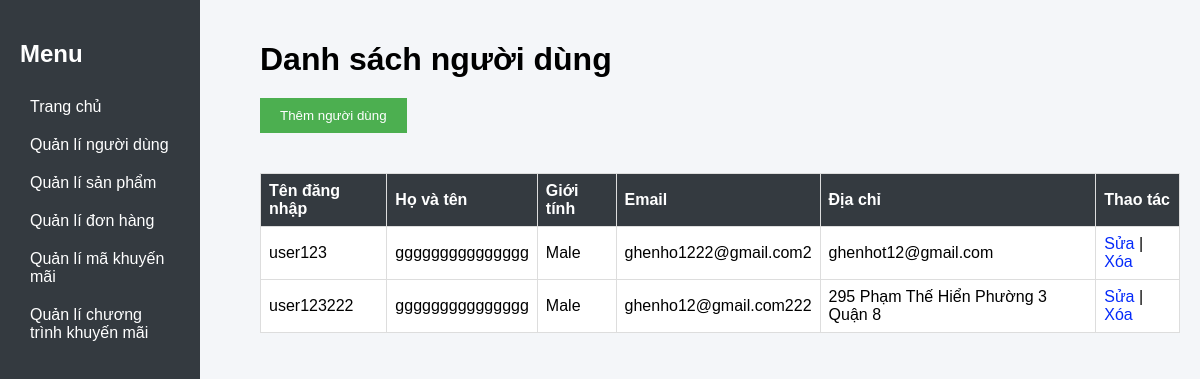
/layout/display_users_controller.php, run on an earlier commit of the app's database.
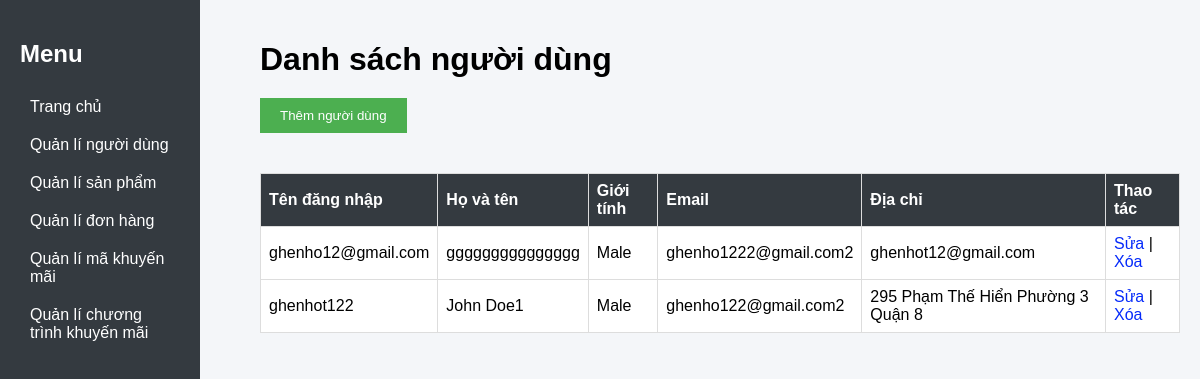
And on a later commit of the database.
### tables this page shows
CREATE TABLE `users` (
  `user_id` int(11) NOT NULL,
  `username` varchar(50) NOT NULL,
  `password` varchar(255) NOT NULL,
  `full_name` varchar(100) DEFAULT NULL,
  `sex` enum('Male','Female') DEFAULT NULL,
  `email` varchar(100) NOT NULL,
  `address` varchar(200) DEFAULT NULL,
  `type` enum('user','admin') NOT NULL
);

### layout/display_users_controller.php (called while the page is built)
<?php
include 'connect.php';
$sqldisplay_user = "SELECT * FROM users WHERE type = 'user'";
$resultdisplay_user = $conn->query($sqldisplay_user);
include 'view/display_users.php';
?>

### layout/view/display_users.php (the view, shortened to what this page needs)
<!DOCTYPE html>
<html>
<head>
    <link rel="stylesheet" href="/css/displayusers.css">
</head>
<body>
    <?php include 'admin_dashboard.php'; ?>
    <div class="danhsachnguoidung">
        <h1>Danh sách người dùng</h1>
        <button onclick="openModal()">Thêm người dùng</button>
        <?php
        if ($resultdisplay_user->num_rows > 0) {
            echo "<table border='1'>
                    <tr>
                        <th>ID</th>
                        <th>Tên đăng nhập</th>
                        <th>Mật khẩu</th>
                        <th>Họ và tên</th>
                        <th>Giới tính</th>
                        <th>Email</th>
                        <th>Địa chỉ</th>
                        <th>Thao tác</th>
                    </tr>";
            while ($row = $resultdisplay_user->fetch_assoc()) {
                echo "<tr>
                        <td>".$row['user_id']."</td>
                        <td>".$row['username']."</td>
                        <td>".$row['password']."</td>
                        <td>".$row['full_name']."</td>
                        <td>".$row['sex']."</td>
                        <td>".$row['email']."</td>
                        <td>".$row['address']."</td>
                        <td>
                        <a class='link-edit' href='edit_user.php?id=".$row['user_id']."' onclick='openModal1()'>Sửa</a> |
                        <a class='link-delete' href='/action/delete_user.php?id=".$row['user_id']."'>Xóa</a>
                        </td>
                    </tr>";
            }
            echo "</table>";
        } else {
            echo "Không có người dùng nào.";
        }
        ?>
                <?php include 'add_user.php'; ?>
    </div>
</body>
</html>

What changed in the data, as far as the page shows it:
removed users: username "user123222", full_name "ggggggggggggggg", sex "Male", email "ghenho12@gmail.com222", address "295 Phạm Thế Hiển Phường 3 Quận 8"
changed users "ggggggggggggggg": username "user123" → "ghenho12@gmail.com"
added users: username "ghenhot122", full_name "John Doe1", sex "Male", email "ghenho122@gmail.com2", address "295 Phạm Thế Hiển Phường 3 Quận 8"
